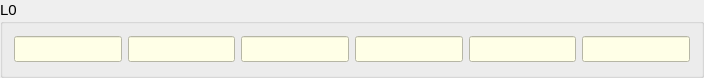
      <widget class="QGroupBox" name="groupBox_4">
       <property name="geometry">
        <rect>
         <x>10</x>
         <y>380</y>
         <width>704</width>
         <height>78</height>
        </rect>
       </property>
       <property name="font">
        <font>
         <pointsize>11</pointsize>
        </font>
       </property>
       <property name="title">
        <string>L0</string>
       </property>
       <layout class="QVBoxLayout" name="verticalLayout_3">
        <item>
         <layout class="QHBoxLayout" name="horizontalLayout_26">
          <item>
           <widget class="QLineEdit" name="lineEdit">
            <property name="styleSheet">
             <string notr="true">background-color: rgb(255, 255, 231);</string>
            </property>
           </widget>
          </item>
          <item>
           <widget class="QLineEdit" name="lineEdit_6">
            <property name="styleSheet">
             <string notr="true">background-color: rgb(255, 255, 231);</string>
            </property>
           </widget>
          </item>
          <item>
           <widget class="QLineEdit" name="lineEdit_7">
            <property name="styleSheet">
             <string notr="true">background-color: rgb(255, 255, 231);</string>
            </property>
           </widget>
          </item>
          <item>
           <widget class="QLineEdit" name="lineEdit_8">
            <property name="styleSheet">
             <string notr="true">background-color: rgb(255, 255, 231);</string>
            </property>
           </widget>
          </item>
          <item>
           <widget class="QLineEdit" name="lineEdit_144">
            <property name="styleSheet">
             <string notr="true">background-color: rgb(255, 255, 231);</string>
            </property>
           </widget>
          </item>
          <item>
           <widget class="QLineEdit" name="lineEdit_145">
            <property name="styleSheet">
             <string notr="true">background-color: rgb(255, 255, 231);</string>
            </property>
           </widget>
          </item>
         </layout>
        </item>
       </layout>
      </widget>
